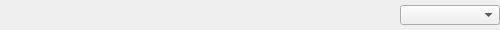
<?xml version="1.0" encoding="UTF-8"?>
<ui version="4.0">
 <class>enumForm</class>
 <widget class="QWidget" name="enumForm">
  <property name="geometry">
   <rect>
    <x>0</x>
    <y>0</y>
    <width>500</width>
    <height>30</height>
   </rect>
  </property>
  <property name="minimumSize">
   <size>
    <width>300</width>
    <height>30</height>
   </size>
  </property>
  <property name="maximumSize">
   <size>
    <width>16777215</width>
    <height>50</height>
   </size>
  </property>
  <property name="contextMenuPolicy">
   <enum>Qt::DefaultContextMenu</enum>
  </property>
  <property name="windowTitle">
   <string>Form</string>
  </property>
  <layout class="QHBoxLayout" name="horizontalLayout_2">
   <property name="spacing">
    <number>0</number>
   </property>
   <property name="margin">
    <number>0</number>
   </property>
   <item>
    <layout class="QHBoxLayout" name="horizontalLayout">
     <item>
      <widget class="QLabel" name="label">
       <property name="minimumSize">
        <size>
         <width>210</width>
         <height>20</height>
        </size>
       </property>
       <property name="maximumSize">
        <size>
         <width>400</width>
         <height>20</height>
        </size>
       </property>
       <property name="text">
        <string/>
       </property>
      </widget>
     </item>
     <item>
      <spacer name="horizontalSpacer">
       <property name="orientation">
        <enum>Qt::Horizontal</enum>
       </property>
       <property name="sizeHint" stdset="0">
        <size>
         <width>40</width>
         <height>20</height>
        </size>
       </property>
      </spacer>
     </item>
     <item>
      <widget class="QComboBox" name="comboBox">
       <property name="sizePolicy">
        <sizepolicy hsizetype="Preferred" vsizetype="Fixed">
         <horstretch>0</horstretch>
         <verstretch>0</verstretch>
        </sizepolicy>
       </property>
       <property name="minimumSize">
        <size>
         <width>100</width>
         <height>20</height>
        </size>
       </property>
       <property name="maximumSize">
        <size>
         <width>100</width>
         <height>20</height>
        </size>
       </property>
      </widget>
     </item>
    </layout>
   </item>
  </layout>
 </widget>
 <resources/>
 <connections/>
</ui>
